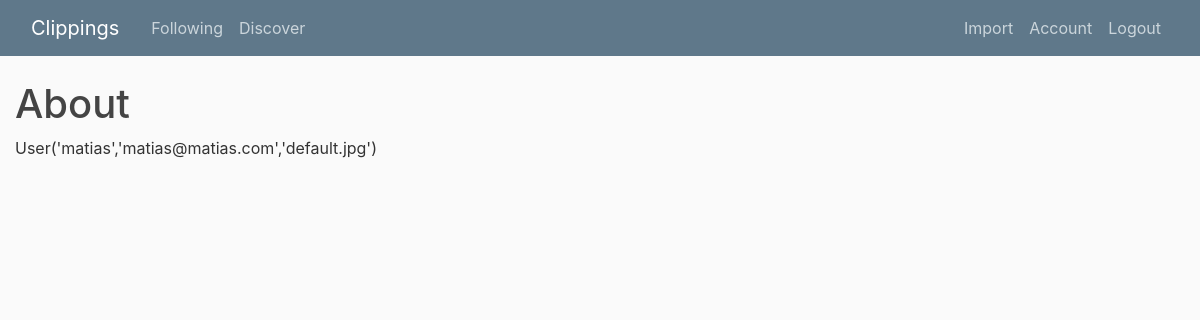
Before: /about (signed in) with the older database file.
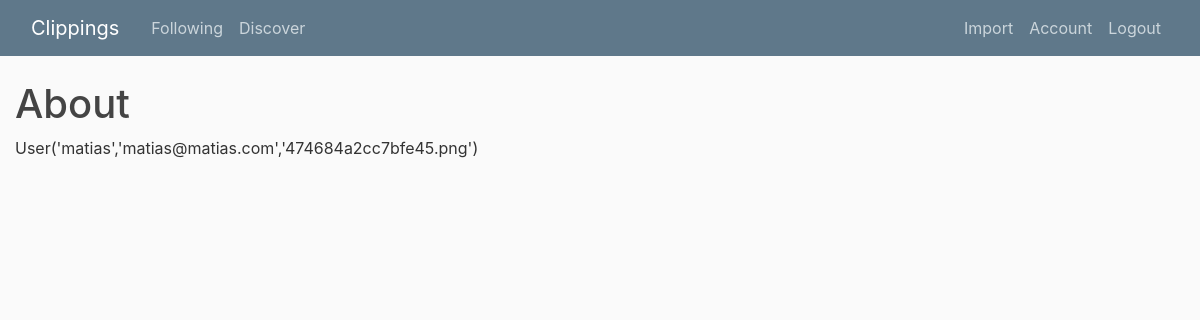
After: the same page with the newer database file.
### clippings/models.py (models this page shows, shortened)
class User(db.Model, UserMixin):
    id = db.Column(db.Integer, primary_key=True)
    username = db.Column(db.String(20), unique=True, nullable=False)
    email = db.Column(db.String(120), unique=True, nullable=False)
    image_file = db.Column(db.String(20), nullable=False, default='default.jpg')
    password = db.Column(db.String(60), nullable=False)
    posts = db.relationship('Post', backref='author', lazy=True)
    def __repr__(self):
        return f"User('{self.username}','{self.email}','{self.image_file}')"

### clippings/main/routes.py (the view)
@main.route("/about")
def about():
    return render_template('about.html.j2', title='About')

### clippings/models.py (called while the page is built)
@login_manager.user_loader
def load_user(user_id):
    return User.query.get(int(user_id))

### clippings/templates/about.html.j2
{% extends 'layout.html.j2' %}
{% block content %}
    <h1>About</h1>
    <p>{{current_user}}</p>
{% endblock content %}

### clippings/templates/layout.html.j2 (shortened to what this page needs)
<!DOCTYPE html>
<html lang="en">
<head>
    <link rel="stylesheet" href="https://stackpath.bootstrapcdn.com/bootstrap/4.1.3/css/bootstrap.min.css">
    <link rel="stylesheet" type="text/css" href="{{url_for('static', filename='main.css')}}">
</head>
<body>
    <header class="site-header">
        <nav class="navbar navbar-expand-md navbar-dark bg-steel fixed-top">
            <div class="container-fluid">
            {% if current_user.is_authenticated %}
            <a class="navbar-brand mr-4" href="{{url_for('clips.user_book', username=current_user.username)}}">Clippings</a>
            {% else %}
            <a class="navbar-brand mr-4" href="{{url_for('clips.discover')}}">Clippings</a>
            {% endif %}
            <div class="collapse navbar-collapse" id="navbarToggle">
                <div class="navbar-nav mr-auto">
                {% if current_user.is_authenticated %}
                <a class="nav-item nav-link" href="#">Following</a>
                <a class="nav-item nav-link" href="{{url_for('clips.discover')}}">Discover</a>
                {% endif %}
                </div>
                <div class="navbar-nav">
                {% if current_user.is_authenticated %}
                    <a class="nav-item nav-link" href="{{url_for('clips.import_clips')}}">Import</a>
                    <a class="nav-item nav-link" href="{{url_for('users.account')}}">Account</a>
                    <a class="nav-item nav-link" href="{{url_for('users.logout')}}">Logout</a>
                {% else %}
                <a class="nav-item nav-link" href="{{url_for('main.about')}}">About</a>
                <a class="nav-item nav-link" href="{{url_for('users.login')}}">Login</a>
                <a class="nav-item nav-link" href="{{url_for('users.register')}}">Register</a>
                {% endif %}
                </div>
            </div>
            </div>
        </nav>
    </header>
    <main role="main" class="container-fluid">
            <div class=row>
                <div class="col-md-9 col-xs-11">
                    {% block content %}{% endblock %}
                </div>
                <div class="col-md-3 col-xs-11"">
                </div>
            </div>
    </main>
</body>
</html>

### clippings/static/main.css (style rules this page uses)
body { background: #fafafa; color: #333333; margin-top: 5rem; }
h1, h2, h3, h4, h5, h6 { color: #444444; }
.bg-steel { background-color: #5f788a; }
.site-header .navbar-nav .nav-link { color: #cbd5db; }

Changed rows visible on the page:
changed User: username+email+image_file "User('matias','matias@matias.com','default.jpg')" → "User('matias','matias@matias.com','474684a2cc7bfe45.png')"
